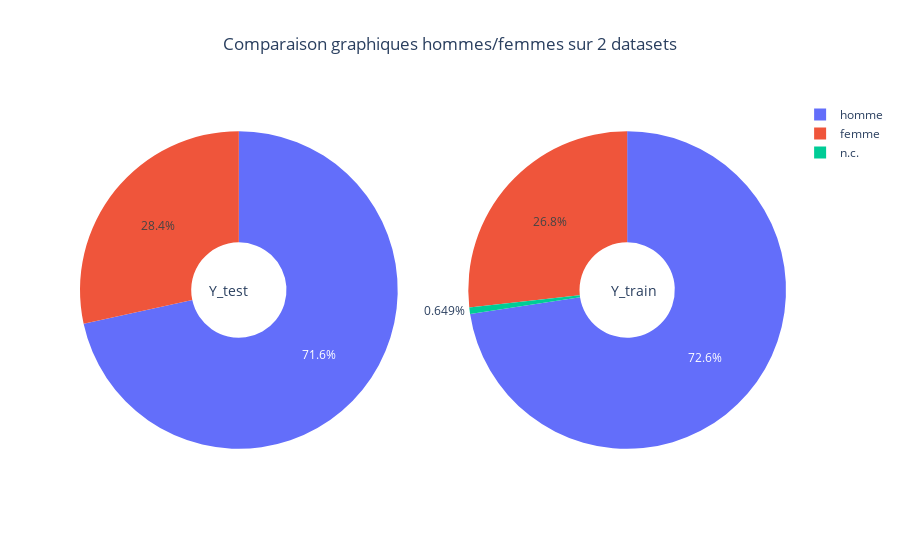

The cell this chart's notebook holds for it:
### Code cell
camembert(df_Y_test,"Y_test", df, "Y_train","sexe")

### Figure 1 — Plotly figure (JSON) as saved in the notebook; plotly's stock layout.template omitted (floating-point values rounded to 4 significant figures)
{"data": [{"domain": {"x": [0, 0.45], "y": [0, 1]}, "hole": 0.3, "labels": ["homme", "femme"], "name": "Y_test", "type": "pie", "values": [184, 73]}, {"domain": {"x": [0.55, 1], "y": [0, 1]}, "hole": 0.3, "labels": ["homme", "femme", "n.c."], "name": "Y_train", "type": "pie", "values": [559, 206, 5]}], "layout": {"annotations": [{"font": {"size": 14}, "showarrow": false, "text": "Y_test", "x": 0.18, "y": 0.5}, {"font": {"size": 14}, "showarrow": false, "text": "Y_train", "x": 0.82, "y": 0.5}], "title": {"text": "Comparaison graphiques hommes/femmes sur 2 datasets", "x": 0.5}}}
